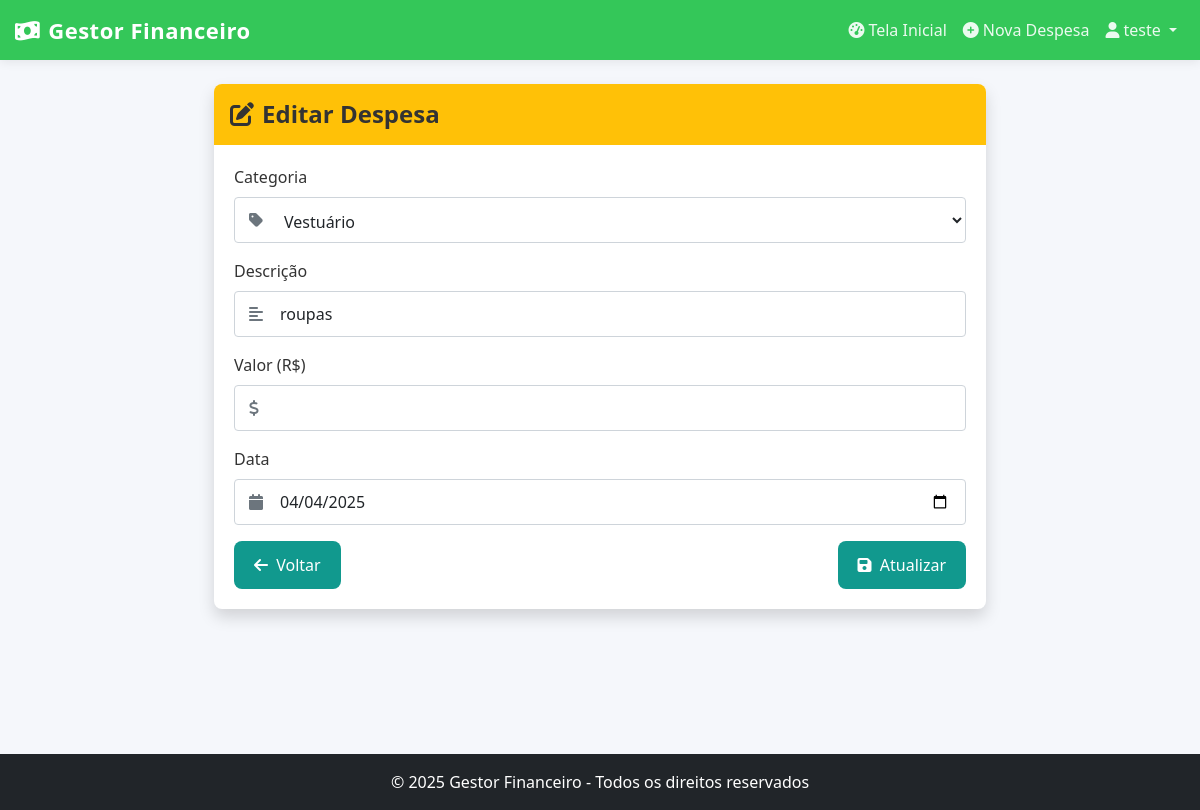
/editar/5/ (signed in), run on the app's committed database.
### despesas/models.py (models this page shows, shortened)
class Despesa(models.Model):
    usuario = models.ForeignKey(User, on_delete=models.CASCADE)
    categoria = models.ForeignKey(Categoria, on_delete=models.CASCADE)
    descricao = models.CharField(max_length=200)
    valor = models.DecimalField(max_digits=10, decimal_places=2)
    data = models.DateField(default=timezone.now)
    class Meta:
        verbose_name = 'Despesa'
        verbose_name_plural = 'Despesas'
        ordering = ['-data']

class Categoria(models.Model):
    nome = models.CharField(max_length=100)
    descricao = models.TextField(blank=True, null=True)
    class Meta:
        verbose_name = 'Categoria'
        verbose_name_plural = 'Categorias'
        ordering = ['nome']

### despesas/views.py (the view)
# urls.py: path('editar/<int:pk>/', views.DespesaUpdate.as_view(), name='editar_despesa'),
class DespesaUpdate(LoginRequiredMixin, UpdateView):
    model = Despesa
    template_name = 'despesas/editar_despesa.html'
    fields = ['categoria', 'descricao', 'valor', 'data']
    success_url = reverse_lazy('dashboard')
    def get_queryset(self):
        return Despesa.objects.filter(usuario=self.request.user)

### despesas/templates/despesas/editar_despesa.html (shortened to what this page needs)
{% extends 'despesas/base.html' %}
{% block content %}
<div class="row justify-content-center">
    <div class="col-md-8">
        <div class="card shadow">
            <div class="card-header bg-warning text-white">
                <h4 class="mb-0"><i class="fas fa-edit me-2"></i>Editar Despesa</h4>
            </div>
            <div class="card-body">
                <form method="post">
                    <div class="mb-3">
                        <label for="id_categoria" class="form-label">Categoria</label>
                        <div class="form-control-icon">
                            <i class="fas fa-tag"></i>
                            <select name="categoria" id="id_categoria" class="form-control" required>
                                {% for cat in form.fields.categoria.queryset %}
                                    <option value="{{ cat.id }}" {% if cat.id == form.instance.categoria.id %}selected{% endif %}>
                                        {{ cat.nome }}
                                    </option>
                                {% endfor %}
                            </select>
                        </div>
                    </div>
                    <div class="mb-3">
                        <label for="id_descricao" class="form-label">Descrição</label>
                        <div class="form-control-icon">
                            <i class="fas fa-align-left"></i>
                            <input type="text" name="descricao" id="id_descricao" class="form-control" value="{{ form.instance.descricao }}" required>
                        </div>
                    </div>
                    <div class="mb-3">
                        <label for="id_valor" class="form-label">Valor (R$)</label>
                        <div class="form-control-icon">
                            <i class="fas fa-dollar-sign"></i>
                            <input type="number" name="valor" id="id_valor" class="form-control" step="0.01" min="0.01" value="{{ form.instance.valor }}" required>
                        </div>
                    </div>
                    <div class="mb-3">
                        <label for="id_data" class="form-label">Data</label>
                        <div class="form-control-icon">
                            <i class="fas fa-calendar"></i>
                            <input type="date" name="data" id="id_data" class="form-control" value="{{ form.instance.data|date:'Y-m-d' }}" required>
                        </div>
                    </div>
                    <div class="d-flex justify-content-between">
                        <a href="{% url 'dashboard' %}" class="btn btn-secondary">
                            <i class="fas fa-arrow-left me-1"></i> Voltar
                        </a>
                        <button type="submit" class="btn btn-warning">
                            <i class="fas fa-save me-1"></i> Atualizar
                        </button>
                    </div>
                </form>
            </div>
        </div>
    </div>
</div>
{% endblock %}

### despesas/templates/despesas/base.html (shortened to what this page needs)
{% load static %}
<!DOCTYPE html>
<html lang="pt-br">
<head>
    <link href="https://cdn.jsdelivr.net/npm/bootstrap@5.3.0/dist/css/bootstrap.min.css" rel="stylesheet">
    <link rel="stylesheet" href="https://cdnjs.cloudflare.com/ajax/libs/font-awesome/6.4.0/css/all.min.css">
    <link rel="stylesheet" href="{% static 'despesas/css/styles.css' %}">
</head>
<body>
    <div class="content-wrapper">
        <nav class="navbar navbar-expand-lg navbar-dark bg-success mb-4">
            <div class="container">
                <a class="navbar-brand" href="{% url 'dashboard' %}">
                    <i class="fas fa-money-bill-wave me-2"></i>Gestor Financeiro
                </a>
                <div class="collapse navbar-collapse" id="navbarNav">
                    <ul class="navbar-nav ms-auto">
                        {% if user.is_authenticated %}
                        <li class="nav-item">
                            <a class="nav-link" href="{% url 'dashboard' %}">
                                <i class="fas fa-tachometer-alt me-1"></i>Tela Inicial
                            </a>
                        </li>
                        <li class="nav-item">
                            <a class="nav-link" href="{% url 'nova_despesa' %}">
                                <i class="fas fa-plus-circle me-1"></i>Nova Despesa
                            </a>
                        </li>
                        <li class="nav-item dropdown">
                            <a class="nav-link dropdown-toggle" href="#" id="navbarDropdown" role="button" data-bs-toggle="dropdown">
                                <i class="fas fa-user me-1"></i>{{ user.username }}
                            </a>
                        </li>
                        {% else %}
                        <li class="nav-item">
                            <a class="nav-link" href="{% url 'login' %}">
                                <i class="fas fa-sign-in-alt me-1"></i>Entrar
                            </a>
                        </li>
                        {% endif %}
                    </ul>
                </div>
            </div>
        </nav>
        <div class="container" id="main-content">
            {% block content %}{% endblock %}
        </div>
    </div>
    <footer class="bg-dark text-white text-center py-3">
        <div class="container">
            <p class="mb-0">&copy; {% now "Y" %} Gestor Financeiro - Todos os direitos reservados</p>
        </div>
    </footer>
</body>
</html>

### despesas/static/despesas/css/styles.css (style rules this page uses)
:root { --cor-primaria: #34c759; --cor-primaria-hover: #2db54f; --cor-secundaria: #007bff; --cor-texto: #333; --cor-texto-secundario: #666; --cor-fundo: #f5f5f5; --cor-card: #fff; --cor-borda: #e0e0e0; --cor-despesa: #F96262; --cor-receita: #34c759; --sombra-padrao: 0 2px 10px rgba(0,0,0,0.08); --primary-color: #11998e; --primary-light: #66c2bb; --primary-dark: #0c6e67; --secondary-color: #38ef7d; --text-color: #333; --light-text: #767676; --background-color: #f8f9fa; --card-bg: #ffffff; --success-color: #28a745; --warning-color: #ffc107; --danger-color: #dc3545; }
body { background-color: #f5f7fb; font-family: 'Poppins', 'Segoe UI', Tahoma, Geneva, Verdana, sans-serif; color: var(--text-color); margin: 0; padding: 0; min-height: 100vh; display: flex; flex-direction: column; }
.container { max-width: 1200px; margin: 0 auto; padding: 0 15px; flex: 1; }
h1, h2, h3, h4, h5, h6 { margin-top: 0; font-weight: 600; color: var(--text-color); }
a { color: var(--primary-color); text-decoration: none; transition: color 0.3s; }
.navbar { background-color: #34c759 !important; box-shadow: var(--sombra-padrao); border: none; height: 60px; }
.navbar-brand { font-weight: 700; letter-spacing: 0.5px; color: white !important; font-size: 22px; }
.navbar-brand i { margin-right: 8px; }
.nav-link { font-weight: 500; transition: all 0.3s ease; color: rgba(255, 255, 255, 0.9) !important; }
.card { border-radius: 8px; overflow: hidden; box-shadow: var(--sombra-padrao); margin-bottom: 24px; border: none; transition: transform 0.2s ease, box-shadow 0.2s ease; }
.card-header { border-bottom: none; padding: 1rem; background-color: var(--cor-card); font-weight: 600; color: var(--cor-texto); }
.card-body { padding: 20px; }
.btn { display: inline-block; font-weight: 500; text-align: center; vertical-align: middle; cursor: pointer; background-color: var(--primary-color); color: white; border: none; padding: 12px 20px; font-size: 1rem; border-radius: 8px; transition: background-color 0.3s, transform 0.3s; }
.form-control { width: 100%; padding: 12px 15px; font-size: 1rem; border: 1px solid #ced4da !important; border-radius: 8px; transition: border-color 0.3s, box-shadow 0.3s; margin-bottom: 8px; background-color: #ffffff !important; }
.form-label { font-weight: 500; margin-bottom: 0.5rem; display: block; color: var(--text-color); }
html, body { height: 100%; margin: 0; padding: 0; }
body { display: flex; flex-direction: column; min-height: 100vh; }
.content-wrapper { flex: 1 0 auto; width: 100%; }
footer { flex-shrink: 0; background-color: #212529 !important; color: white !important; width: 100%; padding: 15px 0; margin-top: auto; position: relative; }
.form-control { background-color: #ffffff !important; border: 1px solid #ced4da !important; }
.card { border-radius: 8px; overflow: hidden; }
.card-header { border-bottom: none; padding: 1rem; }
#main-content { min-height: calc(100vh - 130px); }
.form-control-icon { position: relative; }
.form-control-icon i { position: absolute; left: 15px; top: 50%; transform: translateY(-50%); color: #6c757d; z-index: 10; }
.form-control-icon .form-control { padding-left: 45px; height: 46px; border-radius: 4px; background-color: #fff !important; }
.form-control-icon select.form-control { padding-left: 45px; height: 46px; appearance: auto; background-color: #fff !important; }
.form-control-icon input[type="date"].form-control { padding-left: 45px; height: 46px; background-color: #fff !important; }
.form-control-icon input[type="number"].form-control { padding-left: 45px; height: 46px; background-color: #fff !important; }

### data on the page
Despesa: categoria "Vestuário", descricao "roupas", data "04/04/2025"

### other printed values
{{ user.username }} "teste"
